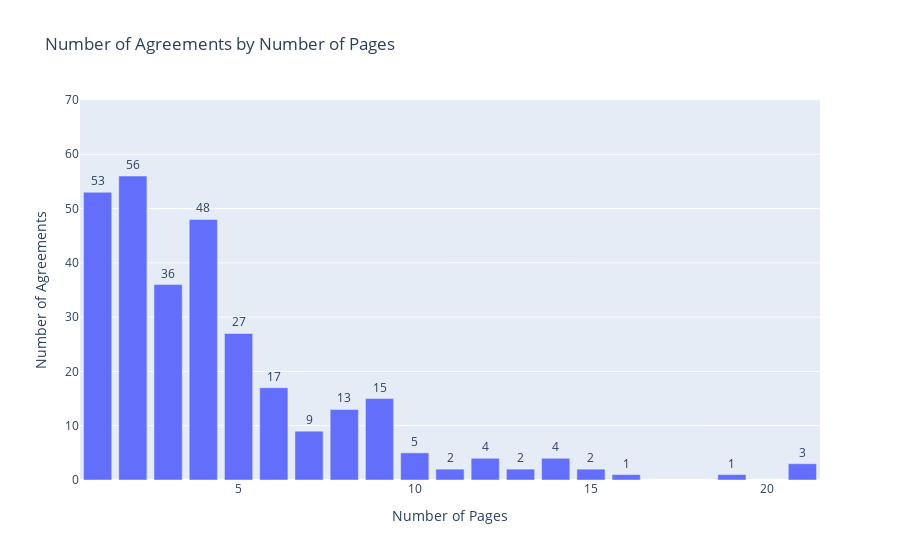

Here is the notebook cell this chart was saved with:
### Markdown cell above
Distribution of pages

### Code cell
page_counts = df.groupby('Num_Pages').size().reset_index(name='Num_Agreements')
import plotly.express as px

fig = px.bar(
    page_counts,
    x='Num_Pages',
    y='Num_Agreements',
    text='Num_Agreements',
    title='Number of Agreements by Number of Pages'
)

fig.update_traces(textposition='outside')
fig.update_layout(
    xaxis_title='Number of Pages',
    yaxis_title='Number of Agreements'
)
fig.update_yaxes(range=[0, 70])
fig.show()

### Figure 1 — Plotly figure (JSON) as saved in the notebook; plotly's stock layout.template omitted (floating-point values rounded to 4 significant figures)
{"data": [{"hovertemplate": "Num_Pages=%{x}<br>Num_Agreements=%{text}<extra></extra>", "legendgroup": "", "marker": {"color": "#636efa", "pattern": {"shape": ""}}, "name": "", "orientation": "v", "showlegend": false, "text": [53.0, 56.0, 36.0, 48.0, 27.0, 17.0, 9.0, 13.0, 15.0, 5.0, 2.0, 4.0, 2.0, 4.0, 2.0, 1.0, 1.0, 3.0], "textposition": "outside", "type": "bar", "x": [1, 2, 3, 4, 5, 6, 7, 8, 9, 10, 11, 12, 13, 14, 15, 16, 19, 21], "xaxis": "x", "y": [53, 56, 36, 48, 27, 17, 9, 13, 15, 5, 2, 4, 2, 4, 2, 1, 1, 3], "yaxis": "y"}], "layout": {"barmode": "relative", "legend": {"tracegroupgap": 0}, "title": {"text": "Number of Agreements by Number of Pages"}, "xaxis": {"anchor": "y", "domain": [0, 1], "title": {"text": "Number of Pages"}}, "yaxis": {"anchor": "x", "domain": [0, 1], "range": [0, 70], "title": {"text": "Number of Agreements"}}}}
